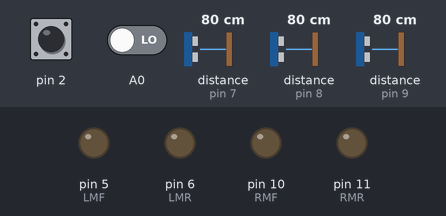
This sketch was run on a simulated Arduino Uno, built with avr-gcc and run on an emulated ATmega328P. On the bench: output pins drawn as LEDs (lit = HIGH). Dashed ring = blinking. The test bench sets the inputs (shaded band); at power-on: pin 2 HIGH, distance to the obstacle (sensors on pin 9, pin 7, pin 8) 80 cm, A0 LOW. The echo pulse lasts 58.3 µs per cm; what the sketch prints to the serial monitor is not drawn.

Above: at 1.0 s.
1.1 s: pin 2 pulled LOW for 0.15 s
At 3.7 s:
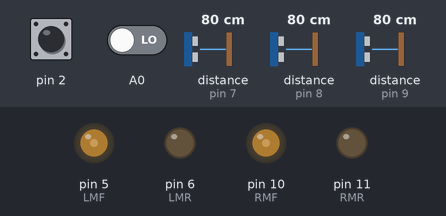
4.2 s: distance to the obstacle (sensor on pin 9) set to 7 cm
5.7 s: distance to the obstacle (sensor on pin 9) set to 4 cm
At 5.75 s:
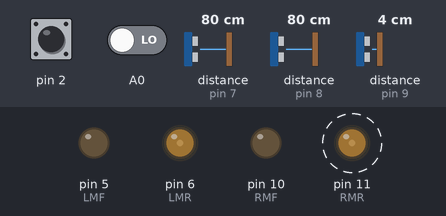
8.7 s: distance to the obstacle (sensor on pin 7) set to 2 cm
At 10.1 s:
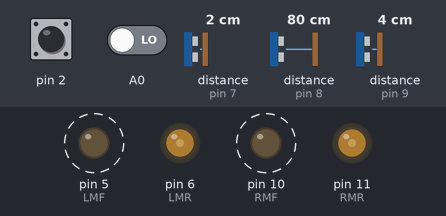
11.7 s: distance to the obstacle (sensor on pin 8) set to 18 cm
At 12.71 s:
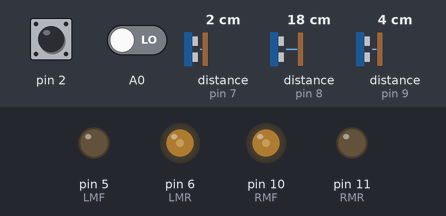
14.7 s: distance to the obstacle (sensor on pin 7) set to 35 cm
At 16.25 s:
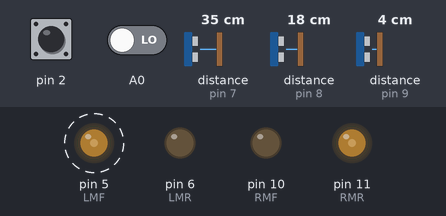
Timing chart, 0 to 18.7 s (numbered marks = the images above; inputs shaded):
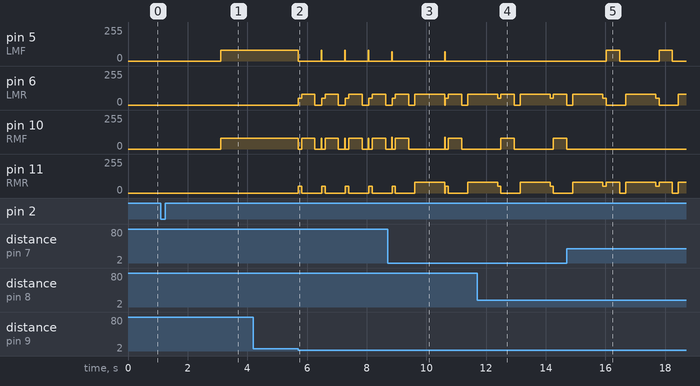

The sketch:

mazesolver.ino
```cpp
#include <NewPing.h>

// 0 - left
// 1 - right
// 2 - front

//motors
#define LMF 5
#define LMR 6
#define RMF 10
#define RMR 11

//#define DEBUG

#define STOP

#define turnduration 450

#define hazardbackdistance 350

#define alignduration 1000

#define frontwall 6

//change with caution
#define leftturntime 110

#define sidewall 8.5

#define MAX_DISTANCE 300 // Maximum distance we want to ping for (in centimeters). Maximum sensor distance is rated at 400-500cm.


#ifndef sbi
#define sbi(sfr, bit) (_SFR_BYTE(sfr) |= _BV(bit))
#endif


String inputString = "";         // a String to hold incoming data
boolean stringComplete = false;  // whether the string is complete

unsigned long previousMillis = 0;        // will store last time LED was updated

float distance[3];
const int trig[3] = {9, 8, 7};
const int echo[3] = {9, 8, 7};

NewPing sonar0(trig[0], echo[0], MAX_DISTANCE); // NewPing setup of pins and maximum distance.
NewPing sonar1(trig[1], echo[1], MAX_DISTANCE); // NewPing setup of pins and maximum distance.
NewPing sonar2(trig[2], echo[2], MAX_DISTANCE); // NewPing setup of pins and maximum distance.


void setup() {
  Serial.begin(115200);

  inputString.reserve(200);

  pinMode(A0, INPUT);

  pinMode(LMF, OUTPUT);
  pinMode(RMF, OUTPUT);
  pinMode(LMR, OUTPUT);
  pinMode(RMR, OUTPUT);

  pinMode(2, INPUT_PULLUP);
#ifdef STOP
  while (digitalRead(2)) {
    Serial.println(digitalRead(A0), DEC);
    delay(100);
  }
#endif
  delay(2000);
  moveAligned(80, 80);
}

void loop() {

  moveAligned(80, 80);

  if (digitalRead(A0)) {
    moveMotor(0, 0);
    delay(100);
    moveMotor(-61, -60);
    delay(hazardbackdistance);
    if (getDistance(0) > getDistance(1)) {
      moveMotor(80, -80);
      delay(turnduration);
      moveMotor(0, 0);
      delay(200);
      moveMotor(-80, -80);
      delay(alignduration);
      moveAligned(80, 80);
    } else {
      moveMotor(-80, 80);
      delay(turnduration);
      moveMotor(0, 0);
      delay(200);
      moveMotor(-80, -80);
      delay(alignduration);
      moveAligned(80, 80);
    }
  }

  if (getDistance(2) < frontwall ) {
    moveMotor(0, 0);
    moveMotor(-51, -50);
    delay(100);

    if (getDistance(0) > 25 && getDistance(1) > 25) {
      moveMotor(-80, 80);
      delay(turnduration);
      moveMotor(0, 0);
      delay(200);
      moveAligned(80, 80);
    } else if (getDistance(0) > getDistance(1)) {
      moveMotor(80, -80);
      delay(turnduration);
      moveMotor(0, 0);
      delay(200);
      moveMotor(-80, -80);
      delay(alignduration);
      moveAligned(80, 80);
    } else {
      moveMotor(-80, 80);
      delay(turnduration);
      moveMotor(0, 0);
      delay(200);
      moveMotor(-80, -80);
      delay(alignduration);
      moveAligned(80, 80);
    }
  }

  if (getDistance(1) < 15 && getDistance(2) > 50) {
    Serial.println("turn detected");
    for (int i = 0; i < leftturntime; i++) {
      Serial.println(i, DEC);
      if (getDistance(2) < 10) {
        break;
      }
      moveAligned(80, 80);
    }

    if (getDistance(1) > 25) {
      Serial.println("turn left");

      moveMotor(-80, 80);
      delay(turnduration);
      moveMotor(0, 0);
      delay(200);
      moveMotor(-80, -80);
      delay(800);
      moveAligned(80, 80);
    }
  }
}

void moveMotor(int m1Speed, int m2Speed) {
  if (m1Speed > 0 ) {
    analogWrite(LMF, m1Speed);
    analogWrite(LMR, 0);
  } else {
    analogWrite(LMF, 0);
    analogWrite(LMR, -m1Speed);
  }
  if (m2Speed > 0) {
    analogWrite(RMF, m2Speed);
    analogWrite(RMR, 0);
  } else {
    analogWrite(RMF, 0);
    analogWrite(RMR, -m2Speed);
  }
}

float getDistance(int i) {

  float dist = getdist(i);

  int z = 0;

  while (dist < 1 && z < 5) {
    dist = getdist(i);
    z++;
  }

  if (z >= 5) {
    dist = 100;
  }
#ifdef DEBUG
  if (distance[i] > 0) {
    Serial.print(distance[i], DEC);
    Serial.print(" ");
  }
#endif

  return dist;
}


float getdist(int i) {
  int dist;
  switch (i) {
    case 0: dist = sonar2.ping_cm();
      break;
    case 1: dist = sonar1.ping_cm();
      break;
    case 2: dist = sonar0.ping_cm();
      break;
    default:
      break;
  }
  return dist;
}

void moveAligned(int LS, int RS) {
  int L = getDistance(1);
  int R = getDistance(0);

  int factor;

  if (L < 20 && R < 20) {
    factor = (L - R) * 1.5;
    moveMotor(LS - factor, RS + factor);
  } else if (L < 20 && R > 20) {
    factor = (L - sidewall) * 1.5;
    moveMotor(LS - factor, RS + factor);
  } else if (L > 20 && R < 20) {
    factor = (R - sidewall) * 1.5;
    moveMotor(LS + factor, RS - factor);
  } else {
    moveMotor(LS, RS);
  }
}


void moveAlignedUntil(int LS, int RS, int T) {
  previousMillis = millis();
  while (1) {
    moveAligned(LS, RS);
    unsigned long currentMillis = millis();
    if (currentMillis - previousMillis >= T) {
      // save the last time you blinked the LED
      previousMillis = currentMillis;
      break;
    }
  }
}
```

Measured:
- the behaviour switches between 6 and 5 cm on distance to the obstacle (sensor on pin 9) (found by bisection; images 1 and 2)
- after the input at 1.1 s, pin 5 (LMF), pin 10 (RMF): 0/255 → 80/255 after 2.0 s
- after the input at 4.2 s, every drawn part: stays the same
- after the input at 5.7 s, pin 5 (LMF): 80/255 → 0/255 at once; pin 6 (LMR): 0/255 → 51/255 at once, then repeats every 0.79 s: 80/255 0.45 s, 0/255 0.23 s, 51/255 0.11 s
- after the input at 8.7 s, pin 5 (LMF): alternates 71/255 for 0.01 s and 0/255 for 1.8 s, starting after 0.14 s
- after the input at 11.7 s, pin 5 (LMF): stops changing and stays 0/255
- after the input at 14.7 s, pin 5 (LMF): alternates 80/255 for 0.45 s and 0/255 for 1.3 s, starting after 1.3 s; pin 10 (RMF): goes on until 14.7 s, then stays 0/255
